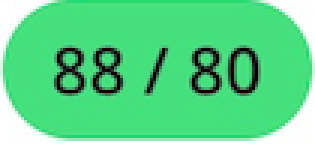
#> input picture opencv/images/green.png, 105 x 48 px, found by its file name (shown 3 times larger)
$ python color_histograms.py
#> lines starting #> are read from the running program, lines starting #| are printed output that depends on the picture
from __future__ import print_function
from matplotlib import pyplot as plt
import numpy as np
# import argparse
import cv2

# ap = argparse.ArgumentParser()
# ap.add_argument("-i", "--image", required = True, help = "Path to image")
# args = vars(ap.parse_args)

image = cv2.imread("./images/green.png")
#> image is the input picture: shape (48, 105, 3); mean B, G, R 135.3, 212.7, 90.7
cv2.imshow("Original", image)

chans = cv2.split(image)
colors = ("b", "g", "r")
plt.figure()
plt.title("'Flattened' Color Histogram")
plt.xlabel("Bins")
plt.ylabel("# of Pixels")

for (chan, color) in zip(chans, colors):
    hist = cv2.calcHist([chan], [0], None, [256], [0, 256])
    plt.plot(hist, color=color)
    plt.xlim([0, 256])
#> this loop made 3 passes
#> color on passes 1 to 3: 'b', 'g', 'r'
fig = plt.figure()

ax = fig.add_subplot(131)
hist = cv2.calcHist([chans[1], chans[0]], [0, 1], None, [32, 32], [0, 256, 0, 256])
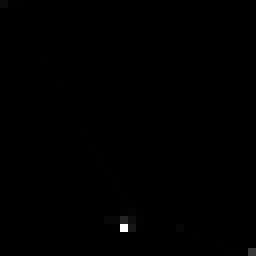
#> hist: shape (32, 32) float32 (shown 8 times larger); min 0, max 2614, mean 4.9; drawn with min black and max white
p = ax.imshow(hist, interpolation = "nearest")
ax.set_title("2D Color Histogram for G and B")
plt.colorbar(p)

ax = fig.add_subplot(132)
hist = cv2.calcHist([chans[1], chans[2]], [0, 1], None, [32, 32], [0, 256, 0, 256])
p = ax.imshow(hist, interpolation = "nearest")
ax.set_title("2D Color Histogram for G and R")
plt.colorbar(p)

ax = fig.add_subplot(133)
hist = cv2.calcHist([chans[0], chans[2]], [0, 1], None, [32, 32], [0, 256, 0, 256])
p = ax.imshow(hist, interpolation = "nearest")
ax.set_title("2D Color Histogram for B and R")
plt.colorbar(p)

print("2D histogram shape: {}, with {} values".format(hist.shape, hist.flatten().shape[0]))
#| 2D histogram shape: (32, 32), with 1024 values

hist = cv2.calcHist([image], [1, 1, 2], None, [8, 8, 8], [0, 256, 0, 256, 0, 256])
print("3D histogram shape: {}, with {} values".format(hist.shape, hist.flatten().shape[0]))
#| 3D histogram shape: (8, 8, 8), with 512 values
plt.show()
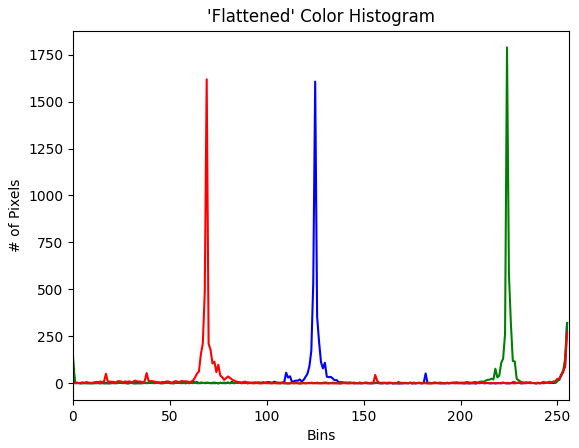
#> figure drawn by matplotlib, 1 panel; curve peaks at x = 125, y = 1606; curve peaks at x = 224, y = 1788; curve peaks at x = 69, y = 1618
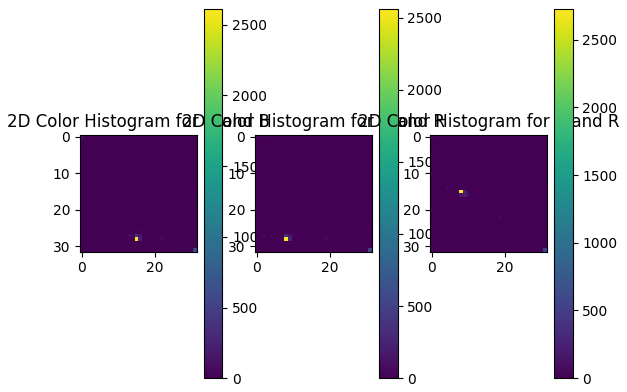
#> figure drawn by matplotlib, 6 panels

$ run again, with opencv/images/dark_yellow1.png copied over opencv/images/green.png
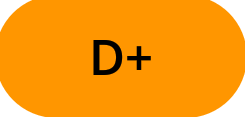
#> input picture opencv/images/dark_yellow1.png, 245 x 117 px, found by its file name
#> image is the input picture: shape (117, 245, 3); mean B, G, R 18.5, 153.9, 248.6
#> the loop `for (chan, color) in zip(chans, colors):` made 3 passes
#> color on passes 1 to 3: 'b', 'g', 'r'
#> `hist = cv2.calcHist([chans[1], chans[0]], [0, 1], None, [32, 32], [0, ..`:
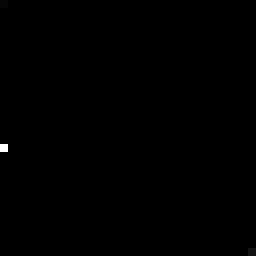
#> hist: shape (32, 32) float32 (shown 8 times larger); min 0, max 25637, mean 28; drawn with min black and max white
#| 2D histogram shape: (32, 32), with 1024 values
#| 3D histogram shape: (8, 8, 8), with 512 values
#> `plt.show()`:
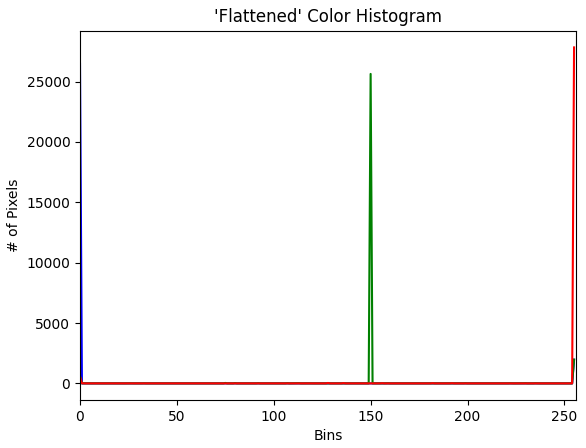
#> figure drawn by matplotlib, 1 panel; curve peaks at x = 0, y = 26469; curve peaks at x = 150, y = 25630; curve peaks at x = 255, y = 27826
